Frame 1 (no input): blank canvas, image omitted
Frame 60 (the mouse pressed at the canvas centre just before this capture): blank canvas, image omitted
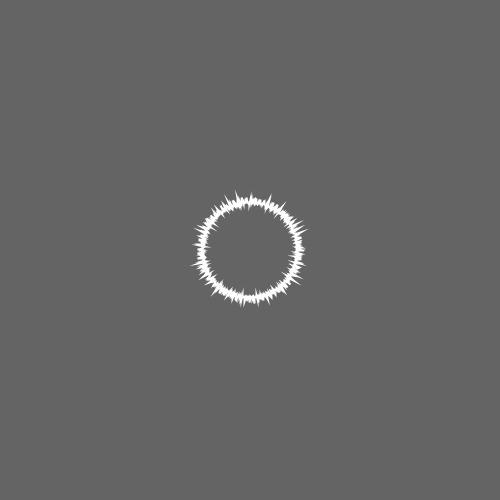
Frame 120 (the mouse held since frame 60 and released just before this capture)

The Processing sketch whose frames 1 and 60 were blank and that drew this single picture after the mouse press (run headless with seeded random() and noise(); from frame 60 on, the mouse is pressed at the canvas centre):

// Processing sketch: bacteria
// ── bacteria.pde
void setup() {
  size(500,500);
  
  noFill();
  stroke(255);
  strokeWeight(2);
}

float t = 0;

void draw() {
  background(100);
  
  translate(width / 2, height / 2);
  
  beginShape();
  for(float theta = 0; theta <= 2 * PI; theta += 0.01){
    float rad = r(theta,
    mouseX / 100.0, // a
    2, // b
    700, // m
    mouseY / 100.0, // n1
    sin(t) * 0.5 + 0.5, // n2
    cos(t) * 0.5 + 0.5 // n3
    );
    float x = rad * cos(theta) * 50;
    float y = rad * sin(theta) * 50;
    vertex(x,y);
  }
  
  endShape();
  
  t += 0.1;
}

float r(float theta, float a, float b, float m, float n1, float n2, float n3){
  return pow(pow(abs(cos(m * theta / 4.0) / a), n2) + 
    pow(abs(sin(m * theta / 4.0) / b), n3), -1.0 / n1);
}
